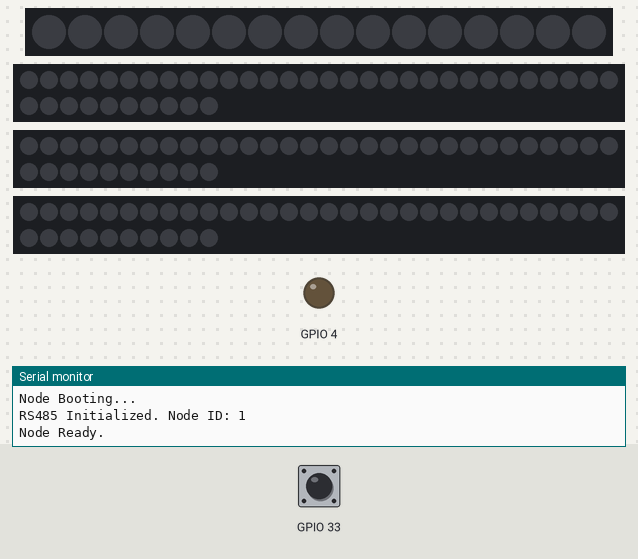
The program below on a simulated ESP32. Shown: 16 RGB LEDs in strip order, left to right, 3 × 40 RGB LEDs in strip order, left to right, continuing on the next row, output pins drawn as LEDs (lit = HIGH), the last lines printed to the serial monitor. The inputs (shaded band) are chosen by the test bench; at power-on: GPIO 33 HIGH. Dim RGB values are drawn brighter than linear.

Above: at 1.2 s.
1.3 s: GPIO 33 pulled LOW for 0.15 s
At 1.44 s:
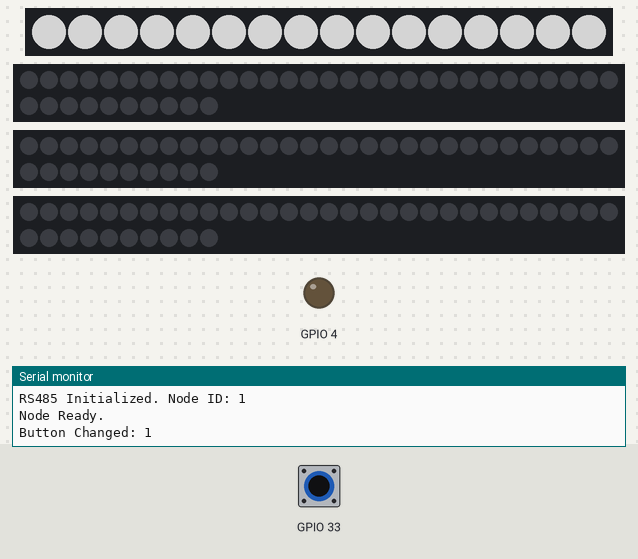
3.0 s: GPIO 33 pulled LOW for 3.2 s
Timing chart, 0 to 6.0 s (numbered marks = the images above; inputs shaded):
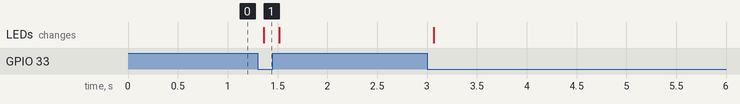

The program:

main.cpp
```cpp
#include "NetworkManager.h"
#include "NodeController.h"
#include <Arduino.h>
#include <FastLED.h>

// Define LED types and pins
#define LED_TYPE WS2812B // Or WS2815
#define COLOR_ORDER GRB

// Unique ID for this specific Node (Change for each device!)
// In production, this might be read from EEPROM or derived from MAC
#define MY_NODE_ID 1

// Arrays
CRGB hubLeds[NUM_LEDS_HUB];
CRGB strut1Leds[NUM_LEDS_STRUT];
CRGB strut2Leds[NUM_LEDS_STRUT];
CRGB strut3Leds[NUM_LEDS_STRUT];

NodeController node;
NetworkManager network;

// Network Callback
void OnNetworkMessage(const PacketPayload &msg) {
  if (msg.msgType == MSG_SET_COLOR) {
    // Determine if this message is for us (or global broadcast 0)
    // For now, we accept all broadcasts
    uint8_t r = msg.data.color.hubR;
    uint8_t g = msg.data.color.hubG;
    uint8_t b = msg.data.color.hubB;

    node.setHubColor(r, g, b);
    node.setStrutColor(0, msg.data.color.strR, msg.data.color.strG,
                       msg.data.color.strB);
    node.setStrutColor(1, msg.data.color.strR, msg.data.color.strG,
                       msg.data.color.strB);
    node.setStrutColor(2, msg.data.color.strR, msg.data.color.strG,
                       msg.data.color.strB);

    Serial.printf("Net Cmd: Color set to %d %d %d\n", r, g, b);
  }
}

void setup() {
  Serial.begin(115200);
  Serial.println("Node Booting...");

  // Initialize LED strips
  FastLED.addLeds<LED_TYPE, PIN_LED_HUB, COLOR_ORDER>(hubLeds, NUM_LEDS_HUB)
      .setCorrection(TypicalLEDStrip);

  // Struts
  FastLED
      .addLeds<LED_TYPE, PIN_LED_STRUT1, COLOR_ORDER>(strut1Leds,
                                                      NUM_LEDS_STRUT)
      .setCorrection(TypicalLEDStrip);
  FastLED
      .addLeds<LED_TYPE, PIN_LED_STRUT2, COLOR_ORDER>(strut2Leds,
                                                      NUM_LEDS_STRUT)
      .setCorrection(TypicalLEDStrip);
  FastLED
      .addLeds<LED_TYPE, PIN_LED_STRUT3, COLOR_ORDER>(strut3Leds,
                                                      NUM_LEDS_STRUT)
      .setCorrection(TypicalLEDStrip);

  FastLED.setBrightness(128); // Default brightness

  node.begin(); // Setup local IO

  // Setup Network
  network.begin(MY_NODE_ID);
  network.onMessage(OnNetworkMessage);

  Serial.println("Node Ready.");
}

void loop() {
  network.update();
  node.update();
  NodeRegisters &regs = node.getRegisters();

  // 1. Handle Button Preses (Network)
  static bool lastButtonState = false;
  if (regs.buttonPressed != lastButtonState) {
    lastButtonState = regs.buttonPressed;
    Serial.printf("Button Changed: %d\n", lastButtonState);
    network.sendButtonPress(lastButtonState);
  }

  // 2. Update Hub LEDs based on Register Color
  // Effect: Pulse if button pressed, otherwise solid color
  CRGB hubColor = CRGB(regs.hubRed, regs.hubGreen, regs.hubBlue);
  if (regs.buttonPressed) {
    fill_solid(hubLeds, NUM_LEDS_HUB, CRGB::White);
  } else {
    fill_solid(hubLeds, NUM_LEDS_HUB, hubColor);
  }

  // 3. Update Strut LEDs
  fill_solid(strut1Leds, NUM_LEDS_STRUT,
             CRGB(regs.strut1Red, regs.strut1Green, regs.strut1Blue));
  fill_solid(strut2Leds, NUM_LEDS_STRUT,
             CRGB(regs.strut2Red, regs.strut2Green, regs.strut2Blue));
  fill_solid(strut3Leds, NUM_LEDS_STRUT,
             CRGB(regs.strut3Red, regs.strut3Green, regs.strut3Blue));

  // 4. Show
  FastLED.show();

  delay(10); // Stability
}
```

Measured:
- after the input at 1.3 s, the LEDs: change after 0.06 s (image 1)
